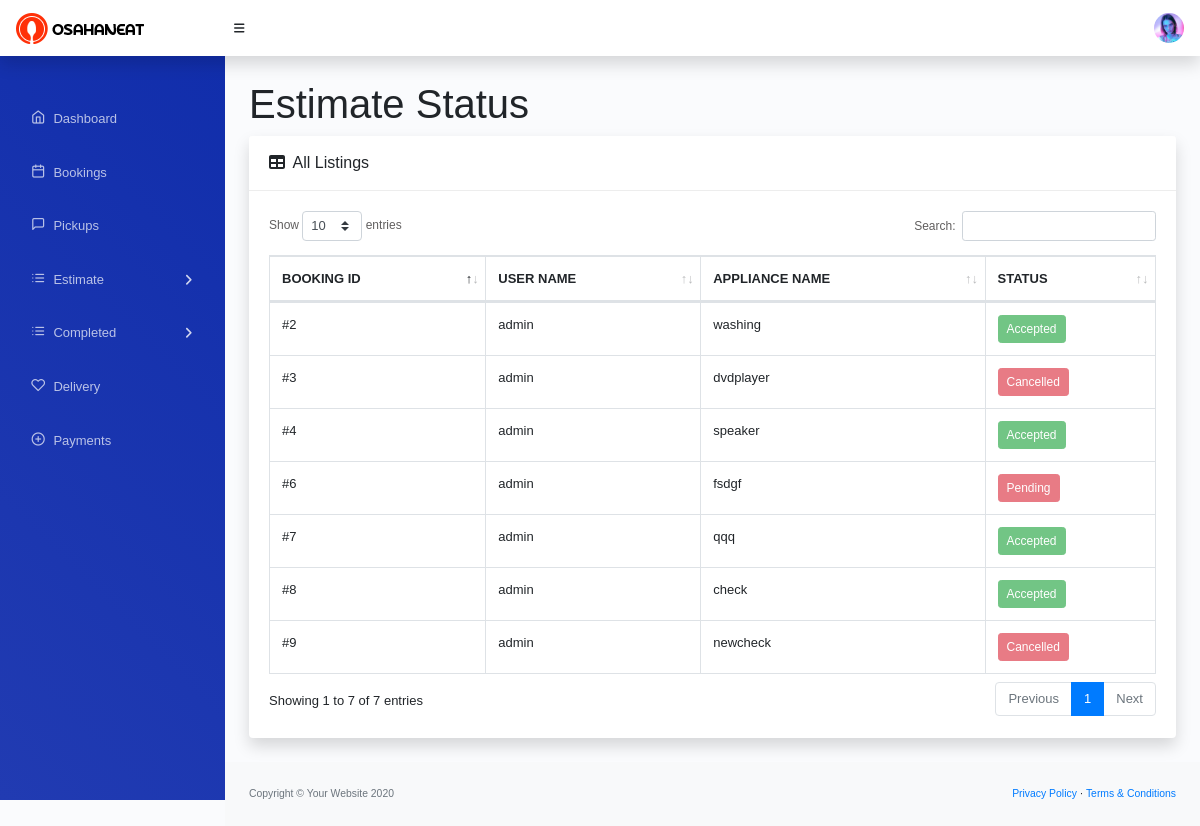
Page /storeadmin/estimate_status on the committed database.
### storeadmin/models.py (models this page shows, shortened)
class Appliance(models.Model):
	appliance_id=models.AutoField(primary_key=True)
	appliance_name=models.CharField(max_length=20)
	appliance_brand=models.CharField(max_length=20)
	appliance_years=models.CharField(max_length=20)
	appliance_description=models.TextField()
	class Meta:
		verbose_name_plural="Appliance"

class Estimate(models.Model):
	estimate_id=models.AutoField(primary_key=True)
	booking_id=models.CharField(max_length=20)
	store_id=models.CharField(max_length=20)
	user_id=models.CharField(max_length=20)
	parts=models.TextField()
	complaints=models.TextField()
	estimate_price=models.CharField(max_length=20)
	estimate_status=models.CharField(max_length=20)
	delivery_status=models.CharField(max_length=20)
	class Meta:
		verbose_name_plural="Estimate"

### storeadmin/views.py (the view)
# urls.py: path('estimate_status', views.estimate_status,name='estimate_status'),
def estimate_status(request):
	estimate_det=Estimate.objects.all()
	appliance_det=Appliance.objects.all()
	booking_det=Booking.objects.all()
	user_det=User.objects.all()
	return render(request,'store_admin/estimate_status.html',{'estimate_det':estimate_det,'appliance_det':appliance_det,'booking_det':booking_det,'user_det':user_det})

### user/templatetags/event_tags.py (called while the page is built)
@register.filter(name='int')
def toint(value):
	return int(value)

### storeadmin/templates/store_admin/estimate_status.html
{%extends 'store_admin/storeadmin_layout.html'%}
    {% load static %}
    {% load event_tags %}
{%block content%}
        <div id="layoutSidenav_content">
            <main>
               <div class="container-fluid">
                  <h1 class="mt-4">Estimate Status</h1>
                  <div class="row">
                     <div class="col-xl-12">
                        <div class="card mb-4">
                           <div class="card-header">
                              <i class="fas fa-table mr-1"></i>
                              All Listings
                           </div>
                           <div class="card-body">
                              <div class="table-responsive">
                                 <table class="table table-bordered" id="dataTable" width="100%" cellspacing="0">
                                    <thead>
                                       <tr class="text-uppercase">
                                          <th>Booking Id</th>
                                          <th>User Name</th>
                                          <th>Appliance Name</th>
                                          <th>Status</th>
                                       </tr>
                                    </thead>
                                    <tbody>
                                       {% for i in estimate_det %}
                                       {% for j in booking_det %}
                                       {% for k in user_det %}
                                       {% if i.booking_id|int == j.booking_id|int and i.user_id|int == k.id|int %}
                                       {% for l in appliance_det %}
                                       {% if j.appliance_id|int == l.appliance_id|int %}
                                       <tr>
                                          <td> #{{i.booking_id}}   </td>
                                          <td>{{k.username}}</td>
                                          <td>{{l.appliance_name}}</td>
                                          <td>{% if i.estimate_status == "pending" %}<button disabled="" type="button" class="btn btn-sm btn-danger btn-round">Pending</button>
                                             {% elif i.estimate_status == "cancel" %}<button disabled="" type="button" class="btn btn-sm btn-danger btn-round">Cancelled</button>
                                          {% else %}<button disabled="" type="button" class="btn btn-sm btn-success btn-round">Accepted</button>{% endif %}</td>
                                       </tr>
                                       {% endif %}
                                       {% endfor %}
                                       {% endif %}
                                       {% endfor %}
                                       {% endfor %}
                                       {% endfor %}
                                    </tbody>
                                 </table>
                              </div>
                           </div>
                        </div>
                     </div>
                  </div>
               </div>
            </main>
            {%endblock%}

### rows in the picture
Estimate: booking_id "2"
Appliance: appliance_name "washing", shows "Accepted"
Estimate: booking_id "4"
Appliance: appliance_name "speaker", shows "Accepted"
Estimate: booking_id "6"
Appliance: appliance_name "fsdgf", shows "Pending"
Estimate: booking_id "7"
Appliance: appliance_name "qqq", shows "Accepted"
Estimate: booking_id "8"
Appliance: appliance_name "check", shows "Accepted"
Estimate: booking_id "9"
Appliance: appliance_name "newcheck", shows "Cancelled"
Estimate: booking_id "3"
Appliance: appliance_name "dvdplayer", shows "Cancelled"

### other values in the picture
{{ k.username }} "admin"
